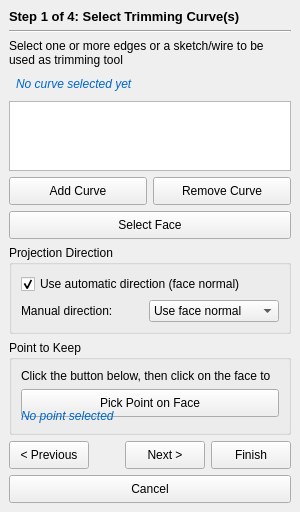
<?xml version="1.0" encoding="UTF-8"?>
<ui version="4.0">
 <class>TrimFaceDialog</class>
 <widget class="QWidget" name="TrimFaceDialog">
  <property name="geometry">
   <rect>
    <x>0</x>
    <y>0</y>
    <width>300</width>
    <height>500</height>
   </rect>
  </property>
  <property name="windowTitle">
   <string>Trim Face</string>
  </property>
  <layout class="QVBoxLayout" name="verticalLayout">
   <property name="spacing">
    <number>6</number>
   </property>
   <property name="leftMargin">
    <number>9</number>
   </property>
   <property name="topMargin">
    <number>9</number>
   </property>
   <property name="rightMargin">
    <number>9</number>
   </property>
   <property name="bottomMargin">
    <number>9</number>
   </property>
   <item>
    <widget class="QLabel" name="stepLabel">
     <property name="text">
      <string>Step 1 of 4: Select Trimming Curve(s)</string>
     </property>
     <property name="styleSheet">
      <string notr="true">font-weight: bold; font-size: 10pt;</string>
     </property>
    </widget>
   </item>
   <item>
    <widget class="Line" name="line">
     <property name="orientation">
      <enum>Qt::Horizontal</enum>
     </property>
    </widget>
   </item>
   <item>
    <widget class="QLabel" name="stepDescription">
     <property name="text">
      <string>Select one or more edges or a sketch/wire to be used as trimming tool</string>
     </property>
     <property name="wordWrap">
      <bool>true</bool>
     </property>
    </widget>
   </item>
   <item>
    <widget class="QLabel" name="infoLabel">
     <property name="text">
      <string>No curve selected yet</string>
     </property>
     <property name="styleSheet">
      <string notr="true">color: #0066cc; font-style: italic; padding: 4px;</string>
     </property>
     <property name="wordWrap">
      <bool>true</bool>
     </property>
    </widget>
   </item>
   <item>
    <widget class="QListWidget" name="curveListWidget">
     <property name="maximumSize">
      <size>
       <width>16777215</width>
       <height>80</height>
      </size>
     </property>
    </widget>
   </item>
   <item>
    <layout class="QHBoxLayout" name="curveButtonLayout">
     <item>
      <widget class="QPushButton" name="addCurveButton">
       <property name="text">
        <string>Add Curve</string>
       </property>
       <property name="minimumSize">
        <size>
         <width>0</width>
         <height>28</height>
        </size>
       </property>
      </widget>
     </item>
     <item>
      <widget class="QPushButton" name="removeCurveButton">
       <property name="text">
        <string>Remove Curve</string>
       </property>
       <property name="minimumSize">
        <size>
         <width>0</width>
         <height>28</height>
        </size>
       </property>
      </widget>
     </item>
    </layout>
   </item>
   <item>
    <widget class="QPushButton" name="selectButton">
     <property name="text">
      <string>Select Face</string>
     </property>
     <property name="minimumSize">
      <size>
       <width>0</width>
       <height>28</height>
      </size>
     </property>
    </widget>
   </item>
   <item>
    <widget class="QGroupBox" name="directionFrame">
     <property name="title">
      <string>Projection Direction</string>
     </property>
     <layout class="QVBoxLayout" name="verticalLayout_2">
      <item>
       <widget class="QCheckBox" name="autoDirectionCheckbox">
        <property name="text">
         <string>Use automatic direction (face normal)</string>
        </property>
        <property name="checked">
         <bool>true</bool>
        </property>
       </widget>
      </item>
      <item>
       <layout class="QHBoxLayout" name="horizontalLayout">
        <item>
         <widget class="QLabel" name="manualDirectionLabel">
          <property name="text">
           <string>Manual direction:</string>
          </property>
         </widget>
        </item>
        <item>
         <widget class="QComboBox" name="directionCombo">
          <item>
           <property name="text">
            <string>Use face normal</string>
           </property>
          </item>
          <item>
           <property name="text">
            <string>Use view direction</string>
           </property>
          </item>
          <item>
           <property name="text">
            <string>Use custom vector</string>
           </property>
          </item>
         </widget>
        </item>
       </layout>
      </item>
     </layout>
    </widget>
   </item>
   <item>
    <widget class="QGroupBox" name="previewFrame">
     <property name="title">
      <string>Point to Keep</string>
     </property>
     <layout class="QVBoxLayout" name="verticalLayout_3">
      <item>
       <widget class="QLabel" name="instructionsLabel">
        <property name="text">
         <string>Click the button below, then click on the face to select which area to keep after trimming</string>
        </property>
        <property name="wordWrap">
         <bool>true</bool>
        </property>
       </widget>
      </item>
      <item>
       <widget class="QPushButton" name="pickPointButton">
        <property name="text">
         <string>Pick Point on Face</string>
        </property>
        <property name="minimumSize">
         <size>
          <width>0</width>
          <height>28</height>
         </size>
        </property>
       </widget>
      </item>
      <item>
       <widget class="QLabel" name="pointLabel">
        <property name="text">
         <string>No point selected</string>
        </property>
        <property name="styleSheet">
         <string notr="true">color: #0066cc; font-style: italic;</string>
        </property>
       </widget>
      </item>
     </layout>
    </widget>
   </item>
   <item>
    <spacer name="verticalSpacer">
     <property name="orientation">
      <enum>Qt::Vertical</enum>
     </property>
     <property name="sizeHint" stdset="0">
      <size>
       <width>20</width>
       <height>40</height>
      </size>
     </property>
    </spacer>
   </item>
   <item>
    <layout class="QHBoxLayout" name="buttonLayout">
     <item>
      <widget class="QPushButton" name="prevButton">
       <property name="text">
        <string>&lt; Previous</string>
       </property>
       <property name="minimumSize">
        <size>
         <width>80</width>
         <height>28</height>
        </size>
       </property>
      </widget>
     </item>
     <item>
      <spacer name="horizontalSpacer">
       <property name="orientation">
        <enum>Qt::Horizontal</enum>
       </property>
       <property name="sizeHint" stdset="0">
        <size>
         <width>40</width>
         <height>20</height>
        </size>
       </property>
      </spacer>
     </item>
     <item>
      <widget class="QPushButton" name="nextButton">
       <property name="text">
        <string>Next &gt;</string>
       </property>
       <property name="minimumSize">
        <size>
         <width>80</width>
         <height>28</height>
        </size>
       </property>
      </widget>
     </item>
     <item>
      <widget class="QPushButton" name="finishButton">
       <property name="text">
        <string>Finish</string>
       </property>
       <property name="minimumSize">
        <size>
         <width>80</width>
         <height>28</height>
        </size>
       </property>
      </widget>
     </item>
    </layout>
   </item>
   <item>
    <widget class="QPushButton" name="cancelButton">
     <property name="text">
      <string>Cancel</string>
     </property>
     <property name="minimumSize">
      <size>
       <width>0</width>
       <height>28</height>
      </size>
     </property>
    </widget>
   </item>
  </layout>
 </widget>
 <resources/>
 <connections/>
</ui>
